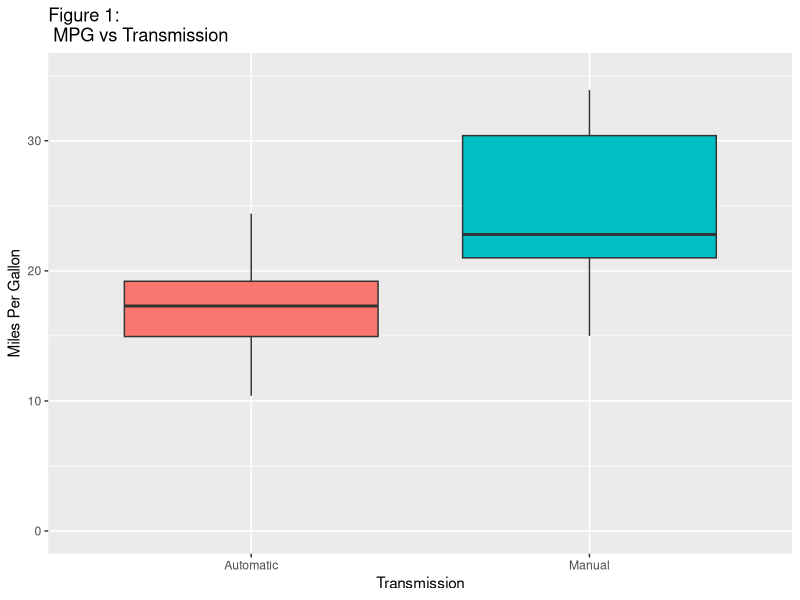
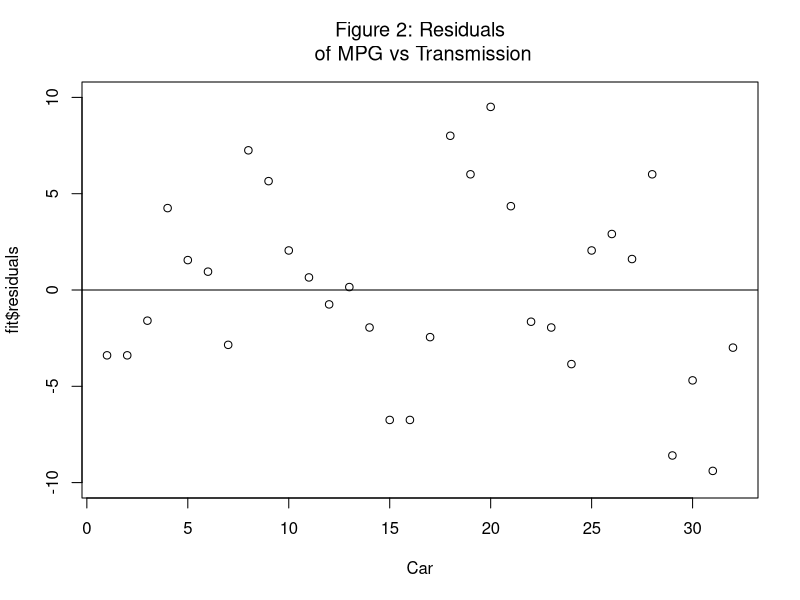
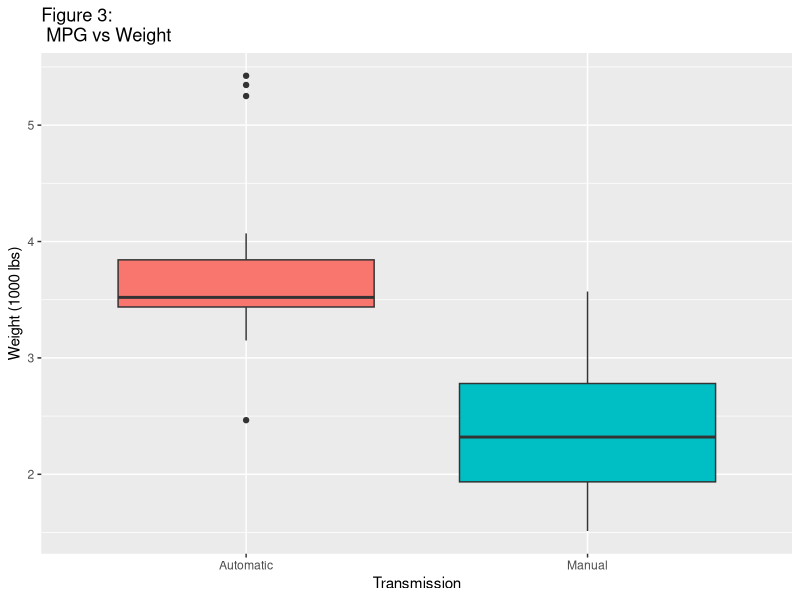
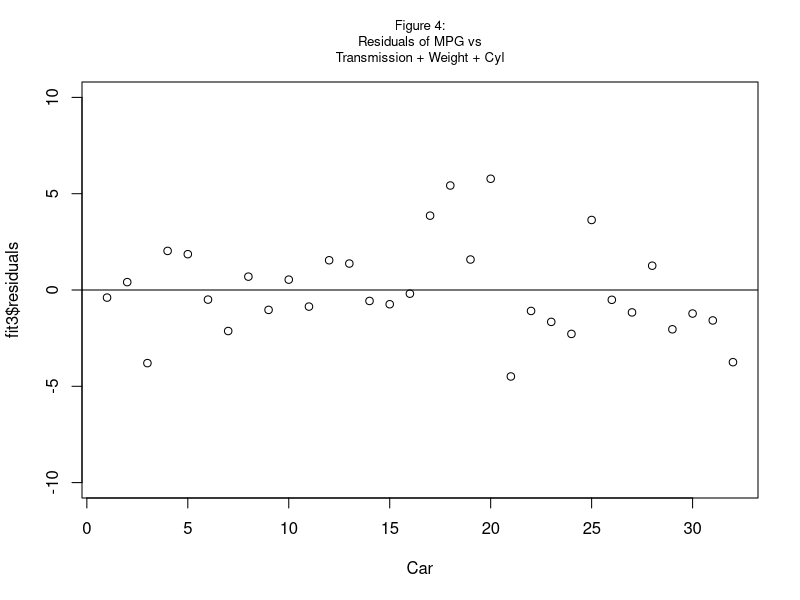
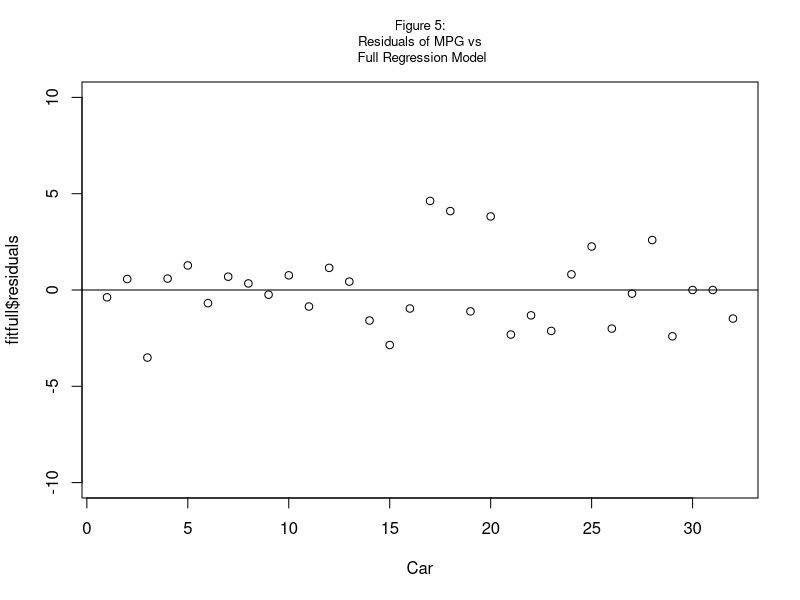

Reproduce these figures in R, in order.
## ---- chunk 1
library(ggplot2)

Data <- mtcars
Data$cyl <- as.factor(Data$cyl)
Data$vs <- as.factor(Data$vs)
Data$am <- ifelse(Data$am==0, "Automatic", "Manual")
Data$am <- as.factor(Data$am)
Data$gear <- as.factor(Data$gear)
Data$carb <- as.factor(Data$carb)
## ---- chunk 2
fit <- lm(mpg ~ am - 1 , Data)
## ---- chunk 3
summary(fit)$coefficients
## ---- chunk 4
Cylinder_Table <- table(Data$am, Data$cyl)
## ---- chunk 5
fit3 <- lm(mpg ~ am + wt + cyl - 1, Data)
## ---- chunk 6
summary(fit3)$coefficients
## ---- chunk 7
fitfull <- lm(mpg ~ . - 1, Data)
summary(fitfull)$coefficients
## ---- chunk 8
ggplot(Data, aes(x=am, y=mpg, fill=am)) +
  geom_boxplot() +
  xlab("Transmission") +
  ylab("Miles Per Gallon") +
  theme(legend.position = "none") +
  ggtitle("Figure 1:\n MPG vs Transmission") +
  ylim(0, 35)

plot(fit$residuals, main="Figure 2: Residuals\n of MPG vs Transmission", font.main=1, 
     ylim=c(-10, 10), xlab="Car")
abline(h=0)

ggplot(Data, aes(x=am, y=wt, fill=am)) +
  geom_boxplot() +
  xlab("Transmission") +
  ylab("Weight (1000 lbs)") +
  theme(legend.position = "none") +
  ggtitle("Figure 3:\n MPG vs Weight")

plot(fit3$residuals, main="Figure 4:\n Residuals of MPG vs \nTransmission + Weight + Cyl", 
     font.main=1, ylim=c(-10, 10), cex.main=0.8, xlab="Car")
abline(h=0)

plot(fitfull$residuals, main="Figure 5:\n Residuals of MPG vs \n Full Regression Model", 
     font.main=1, ylim=c(-10, 10), cex.main=0.8, xlab="Car")
abline(h=0)
